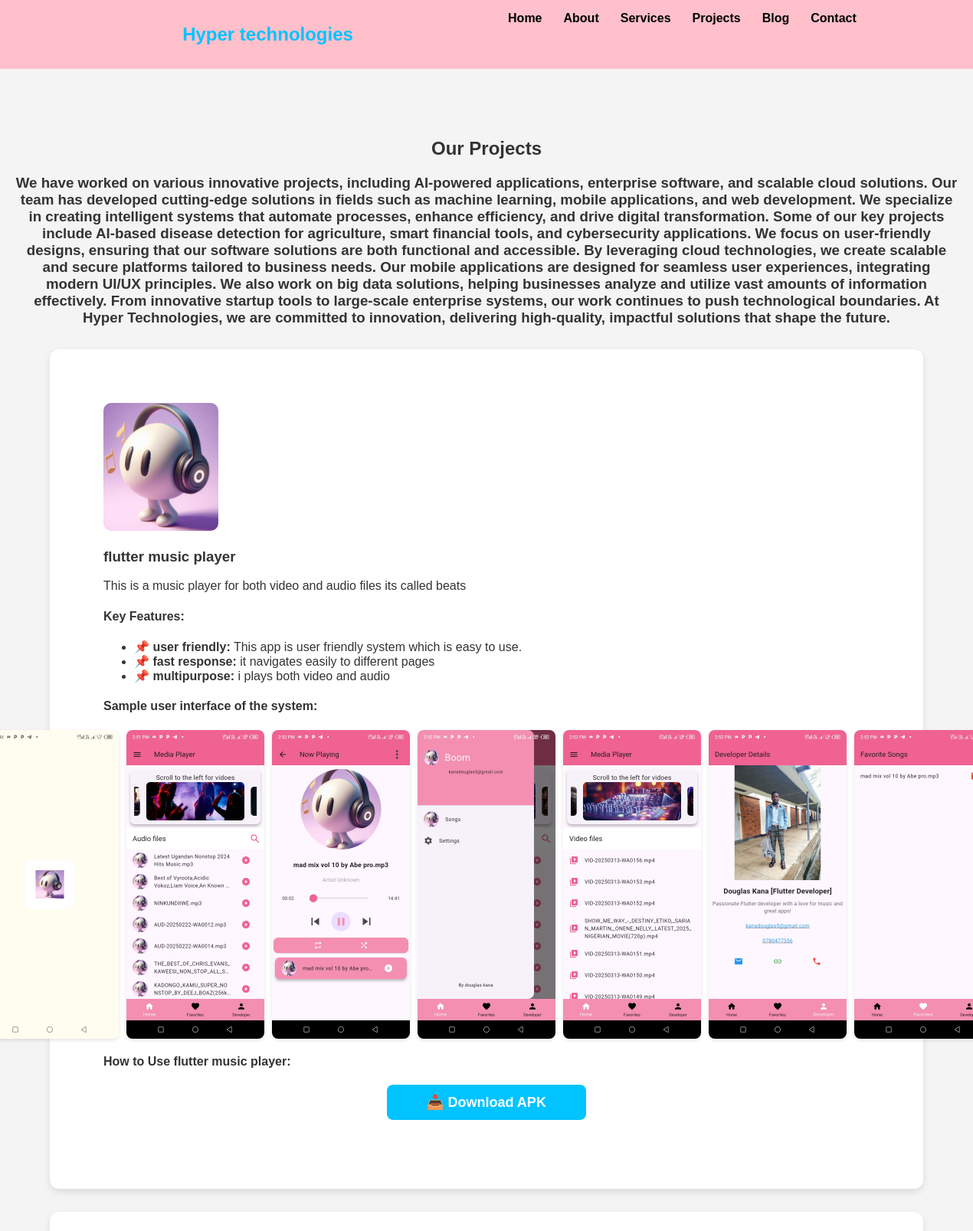
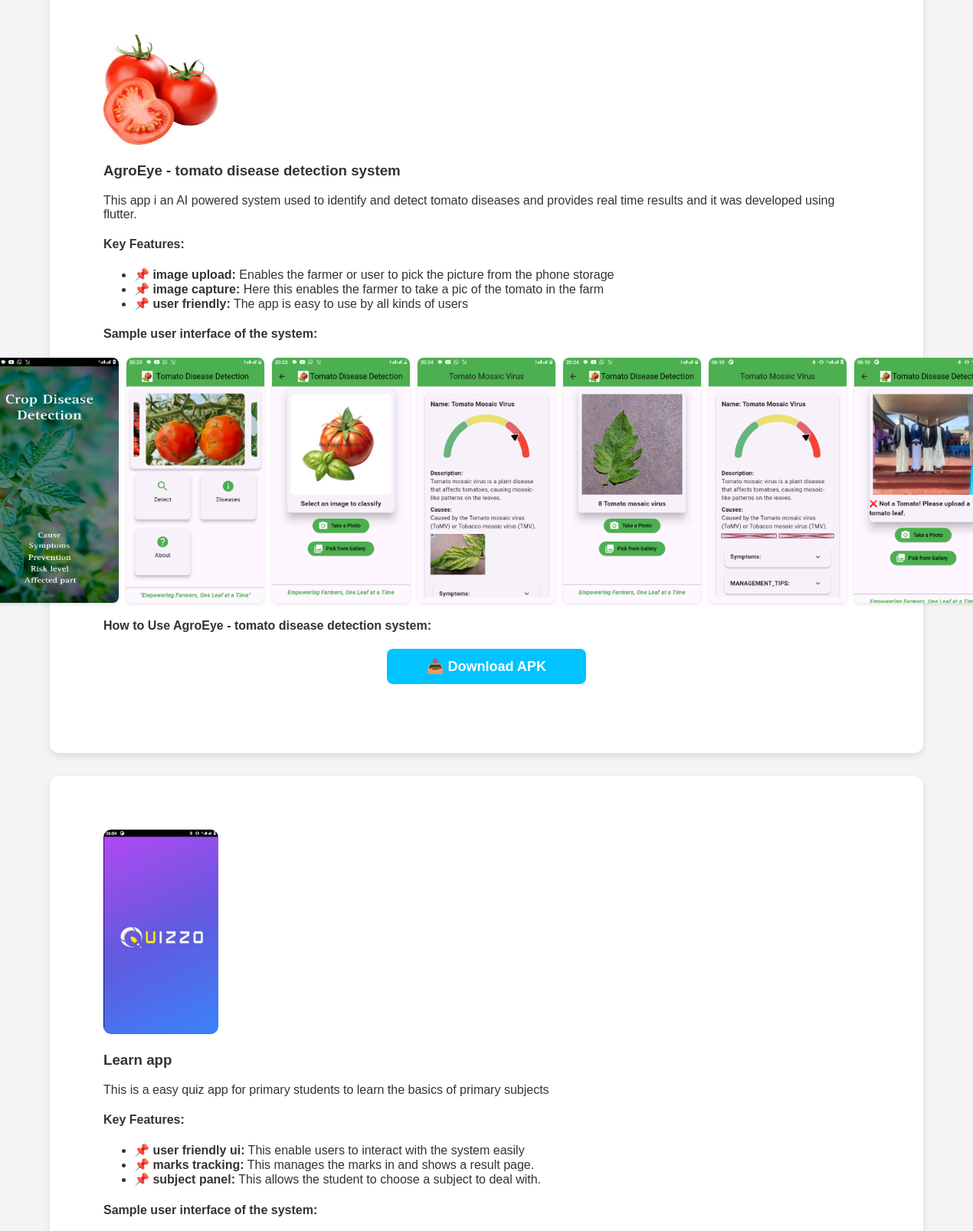
/projects/ (upper part), run on the app's committed database (2 pictures, top to bottom).
### main/models.py (models this page shows, shortened)
class Project(models.Model):
    name = models.CharField(max_length=255)
    image = models.ImageField(upload_to="project_images/")
    description = models.TextField()
    video = models.FileField(upload_to="project_videos/", null=True, blank=True)
    apk_url = models.FileField(upload_to="apk_files/", null=True, blank=True)

class Feature(models.Model):
    project = models.ForeignKey(Project, on_delete=models.CASCADE, related_name="features")
    title = models.CharField(max_length=255)
    description = models.TextField()

class SampleImage(models.Model):
    project = models.ForeignKey(Project, on_delete=models.CASCADE, related_name="sample_images")
    image = models.ImageField(upload_to="sample_images/")

### main/views.py (the view)
# urls.py: path('projects/', views.projects, name='projects'),
def projects(request):
    projects = Project.objects.prefetch_related("features", "sample_images").all()
    return render(request, "projects.html", {"projects": projects})

### templates/projects.html (shortened to what this page needs)
{% extends "base.html" %}
{% load static %}
{% block content %}
<section class="projects">
    <h2>Our Projects</h2>
    <h3><p>
    We have worked on various innovative projects, including AI-powered applications, enterprise software, and scalable cloud solutions.
    Our team has developed cutting-edge solutions in fields such as machine learning, mobile applications, and web development.
    We specialize in creating intelligent systems that automate processes, enhance efficiency, and drive digital transformation.
    Some of our key projects include AI-based disease detection for agriculture, smart financial tools, and cybersecurity applications.
    We focus on user-friendly designs, ensuring that our software solutions are both functional and accessible.
    By leveraging cloud technologies, we create scalable and secure platforms tailored to business needs.
    Our mobile applications are designed for seamless user experiences, integrating modern UI/UX principles.
    We also work on big data solutions, helping businesses analyze and utilize vast amounts of information effectively.
    From innovative startup tools to large-scale enterprise systems, our work continues to push technological boundaries.
    At Hyper Technologies, we are committed to innovation, delivering high-quality, impactful solutions that shape the future.
</p></h3>
   {% for project in projects %}
    <div class="project-container">
        <div class="project">
            <img src="{{ project.image.url }}" alt="{{ project.name }}" style="width: 150px; height: auto;">
<h3>{{ project.name }}</h3>
<p>{{ project.description }}</p>
            <h4>Key Features:</h4>
            <ul>
                {% for feature in project.features.all %}
                <li>📌 <strong>{{ feature.title }}:</strong> {{ feature.description }}</li>
                {% endfor %}
            </ul>
            <h4>Sample user interface of the system:</h4>
            <div class="image-gallery">
                {% for image in project.sample_images.all %}
                <img src="{{ image.image.url }}" alt="{{ project.name }}">
                {% endfor %}
            </div>
            <h4>How to Use {{ project.name }}:</h4>
            {% if project.apk_url %}
            <a href="{{ project.apk_url.url }}" class="btn download-btn">📥 Download APK</a>
            {% endif %}
        </div>
    </div>
    {% endfor %}
</section>
{% endblock %}

### templates/base.html (shortened to what this page needs)
{% load static %}
<!DOCTYPE html>
<html lang="en">
<head>
   <link rel="stylesheet" href="{% static 'css/styles.css' %}">
</head>
<body>
    <header>
        <div class="logo">
            <h1>Hyper technologies</h1>
        </div>
        <nav>
            <ul>
                <li><a href="{% url 'home' %}">Home</a></li>
                <li><a href="{% url 'about' %}">About</a></li>
                <li><a href="{% url 'services' %}">Services</a></li>
                <li><a href="{% url 'projects' %}">Projects</a></li>
                <li><a href="{% url 'blog' %}">Blog</a></li>
                <li><a href="{% url 'contact' %}">Contact</a></li>
            </ul>
        </nav>
    </header>
    <main>
        {% block content %}
        {% endblock %}
    </main>
</body>
</html>

### static/css/styles.css (style rules this page uses)
body { font-family: "Poppins", sans-serif; margin: 0; padding: 0; background-color: white; color: #333; }
header { display: flex; justify-content: space-evenly; align-items: flex-start; background-color: pink; padding: 15px 50px; position: fixed; width: 100%; top: 0; left: 0; z-index: 1000; }
.logo h1 { color: #00c3ff; font-size: 24px; text-align: left; }
nav ul { list-style: none; display: flex; margin: 0; padding: 0; }
nav ul li { margin: 0 14px; }
nav ul li a { text-decoration: none; color: black; font-weight: bold; transition: color 0.3s; }
.btn { display: inline-block; padding: 12px 25px; background-color: white; color: #0044ff; text-decoration: none; font-weight: bold; border-radius: 5px; transition: 0.3s; }
body { font-family: "Poppins", sans-serif; margin: 0; padding: 0; background-color: white; color: #333; text-align: center; }
.projects { margin-top: 100px; padding: 60px 20px; text-align: center; background: #f4f4f4; }
.project-container { max-width: 800px; margin: 20px auto; background: white; box-shadow: 0 4px 8px rgba(0, 0, 0, 0.1); border-radius: 10px; padding: 20px; text-align: left; }
.project img { width: 50%; height: 50%; border-radius: 10px; }
.download-btn { display: block; text-align: center; margin: 20px auto; padding: 12px 20px; background-color: #00c3ff; color: white; font-size: 18px; font-weight: bold; text-decoration: none; border-radius: 8px; transition: 0.3s; width: 200px; }
body { font-family: "Poppins", sans-serif; margin: 0; padding: 0; background-color: #f4f4f4; color: #333; }
.project-container { max-width: 1000px; margin: 30px auto; background: white; box-shadow: 0 4px 10px rgba(0, 0, 0, 0.1); border-radius: 12px; padding: 70px; text-align: left; }
.image-gallery { display: flex; justify-content: center; gap: 10px; margin: 20px 0; }
.image-gallery img { width: 18%; height: auto; border-radius: 8px; box-shadow: 0 2px 5px rgba(0, 0, 0, 0.1); transition: transform 0.3s ease; }
.download-btn { display: block; text-align: center; margin: 20px auto; padding: 12px 20px; background-color: #00c3ff; color: white; font-size: 18px; font-weight: bold; text-decoration: none; border-radius: 8px; transition: 0.3s; width: 220px; }

### data on the page
Project: image (picture), name "flutter music player", description "This is a music player for both video and audio files its called beats"
Feature: title "user friendly", description "This app is user friendly system which is easy to use."
Feature: title "fast response", description "it navigates easily to different pages"
Feature: title "multipurpose", description "i plays both video and audio"
SampleImage: image (picture)
SampleImage: image (picture)
SampleImage: image (picture)
SampleImage: image (picture)
SampleImage: image (picture)
SampleImage: image (picture)
SampleImage: image (picture)
Project: image (picture), name "AgroEye - tomato disease detection system", description "This app i an AI powered system used to identify and detect tomato diseases and provides real time results and it was developed using flutter."
Feature: title "image upload", description "Enables the farmer or user to pick the picture from the phone storage"
Feature: title "image capture", description "Here this enables the farmer to take a pic of the tomato in the farm"
Feature: title "user friendly", description "The app is easy to use by all kinds of users"
SampleImage: image (picture)
SampleImage: image (picture)
SampleImage: image (picture)
SampleImage: image (picture)
SampleImage: image (picture)
SampleImage: image (picture)
SampleImage: image (picture)
Project: image (picture), name "Learn app", description "This is a easy quiz app for primary students to learn the basics of primary subjects"
Feature: title "user friendly ui", description "This enable users to interact with the system easily"
Feature: title "marks tracking", description "This manages the marks in and shows a result page."
Feature: title "subject panel", description "This allows the student to choose a subject to deal with."
